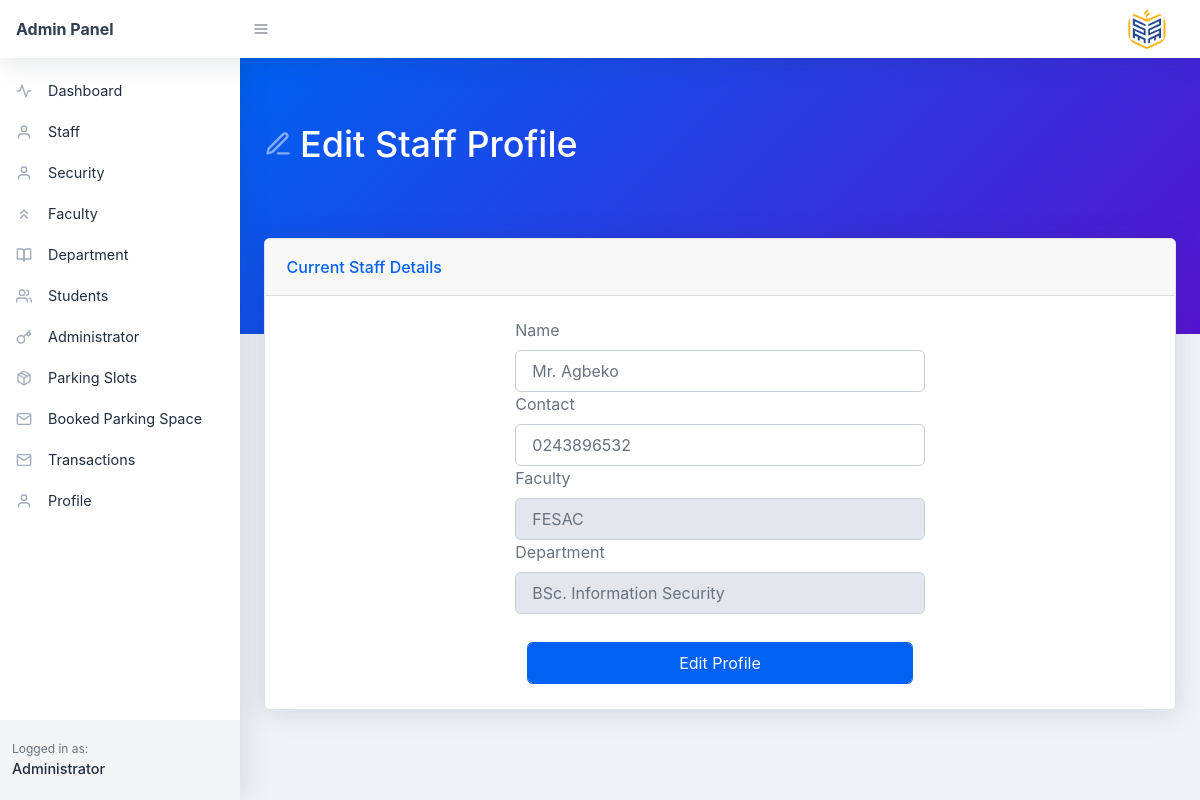
The app's page /admin/edit-staff.php?id=1 with its own data.
### tables this page shows
CREATE TABLE `staff` (
  `id` int(11) NOT NULL,
  `indexnumber` varchar(10) NOT NULL,
  `name` varchar(200) NOT NULL,
  `faculty` varchar(100) NOT NULL,
  `department` varchar(100) NOT NULL,
  `password` text NOT NULL,
  `contact` varchar(15) NOT NULL
);

### admin/edit-staff.php (the view, shortened to what this page needs)
<?php
include('header.php');
$staffid = $_GET['id'];
$getStaff = "Select * from staff WHERE id=:staffid LIMIT 1";
$stmt = $conn->prepare($getStaff);
$stmt->bindParam("s", $staffid, PDO::PARAM_STR);
$stmt->execute(['staffid' => $staffid]);
$row = $stmt->fetch(PDO::FETCH_ASSOC);
$userCount = $stmt->rowCount();
if ($userCount > 0) {
    $getname = $row['name'];
    $getcontact = $row['contact'];
    $getdept = $row['department'];
    $getfaculty = $row['faculty'];
}
?>
<div id="layoutSidenav_content">
    <main>
        <div class="page-header pb-10 page-header-dark bg-gradient-primary-to-secondary">
            <div class="container-fluid">
                <div class="page-header-content">
                    <h1 class="page-header-title">
                        <div class="page-header-icon"><i data-feather="edit-3"></i></div>
                        <span>Edit Staff Profile</span>
                    </h1>
                </div>
            </div>
        </div>
        <div class="container-fluid mt-n10">
            <div class="card mb-4">
                <div class="card-header">Current Staff Details</div>
                <div class="card-body">
                    <form method="POST">
                        <div class="row col-md-6 offset-md-3">
                            <label for="user-name">Name </label>
                            <input type="text" name="name" id="name" class="form-control" value="<?php echo $getname ?>">
                            <br>
                            <label for="user-name">Contact </label>
                            <input type="text" name="contact" id="contact" class="form-control" value="<?php echo $getcontact ?>">
                            <br>
                            <label for="user-name">Faculty </label>
                            <input type="text" name="faculty" id="faculty" readonly class="form-control" value="<?php echo $getfaculty ?>">
                            <br>
                            <label for="user-name">Department </label>
                            <input type="text" name="department" id="department" readonly class="form-control" value="<?php echo $getdept ?>">
                            <br>
                        </div>
                        <br>
                        <div class="row col-md-6 offset-md-3">
                            <div class="col-12">
                                <button class="btn btn-primary mr-2 my-1 form-control" type="submit" name="submit">Edit Profile</button>
                            </div>
                        </div>
                    </form>
                </div>
            </div>
        </div>
    </main>
</div>
</body>

### records on screen
staff: name "Mr. Agbeko", contact "0243896532", faculty "FESAC", department "BSc. Information Security"
